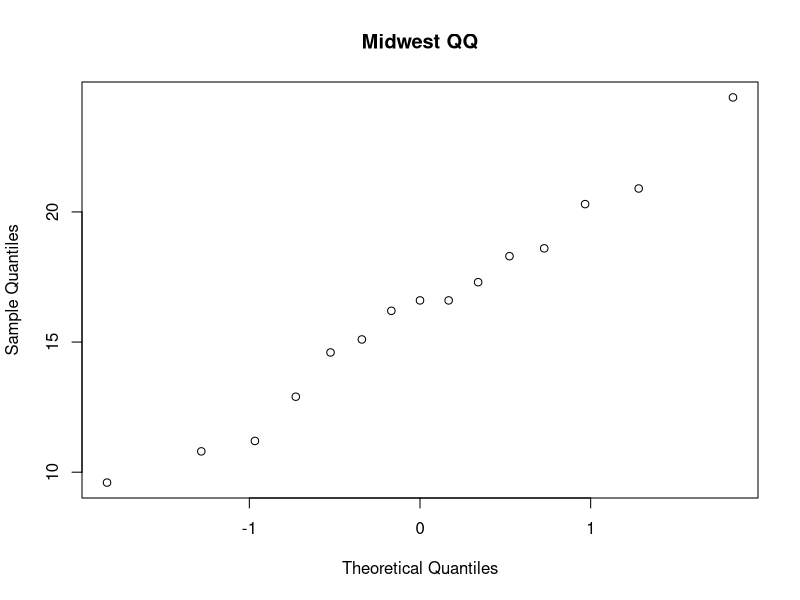
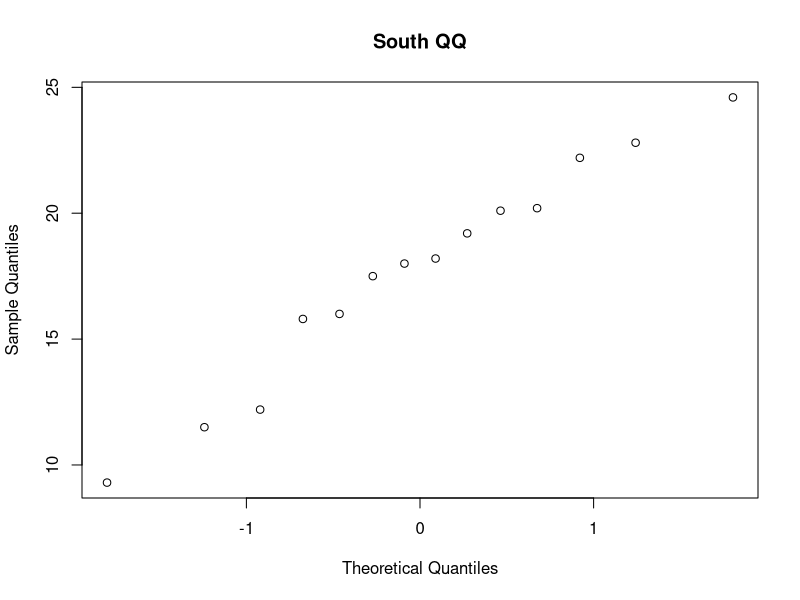
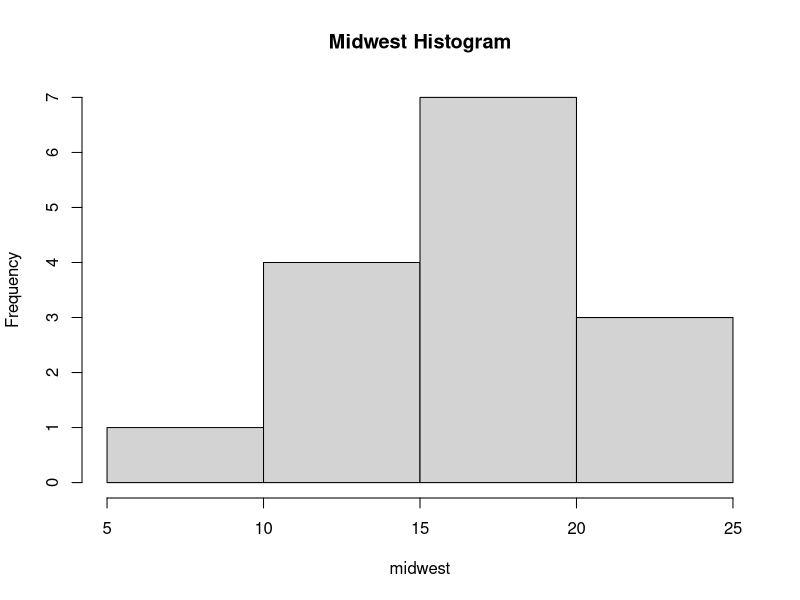
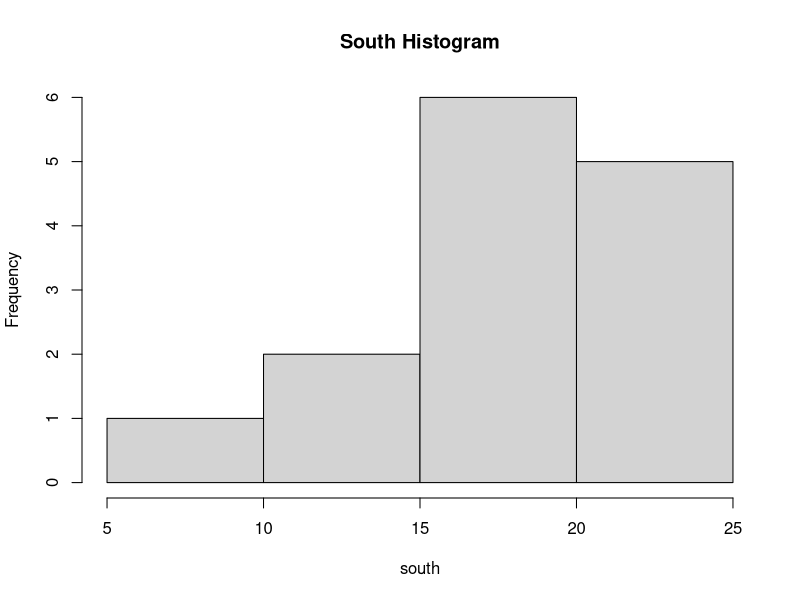
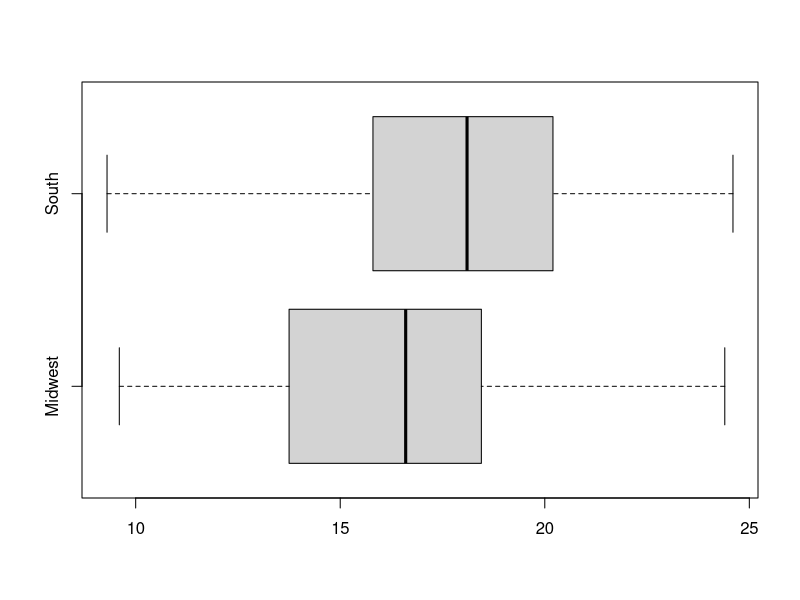
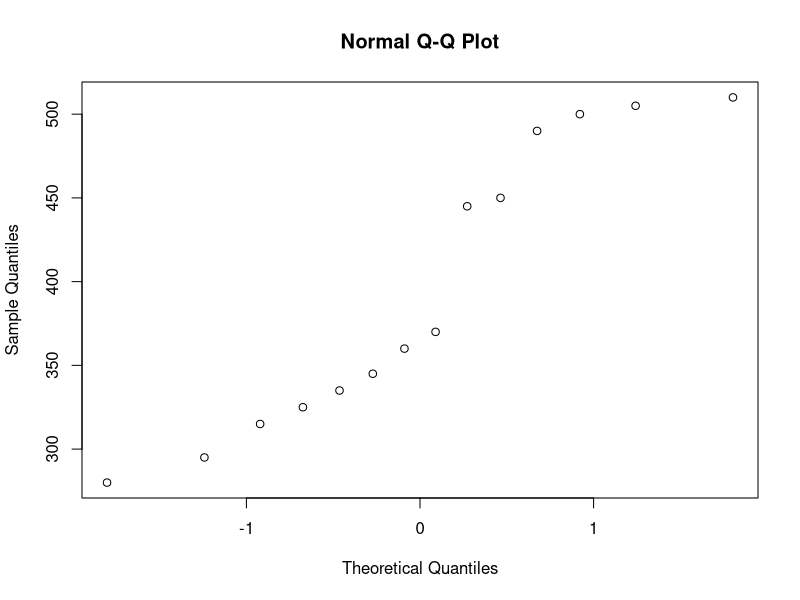
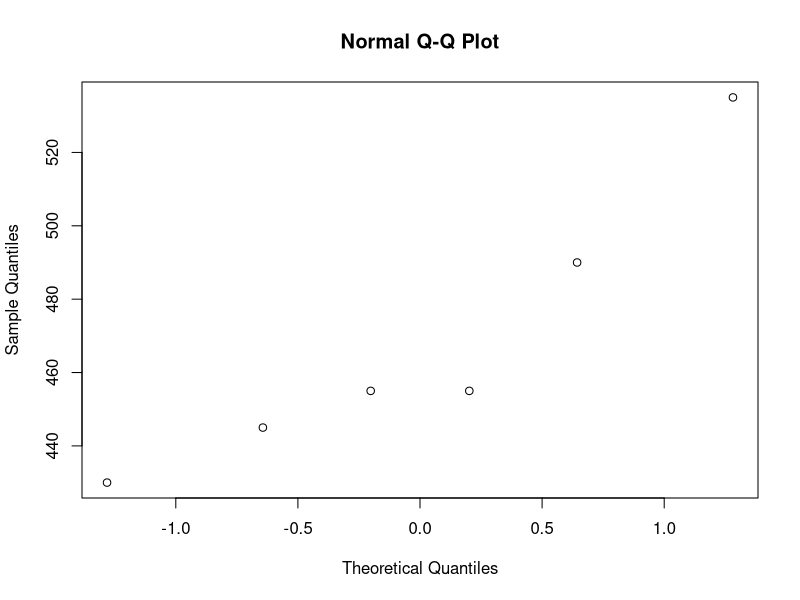
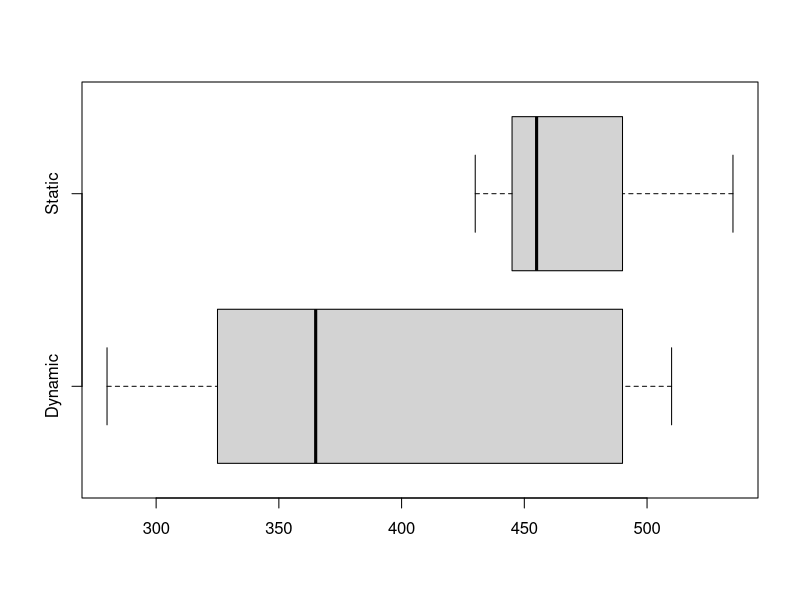

Write the R code that produced these figures, in order.
## ---- chunk 1
knitr::opts_chunk$set(echo = TRUE)
## ---- chunk 2
midwest = c(16.2, 12.9, 17.3, 14.6, 18.6, 10.8, 11.2, 16.6, 16.6, 24.4, 20.3, 20.9, 9.6, 15.1, 18.3)
south = c(22.2, 19.2, 9.3, 24.6, 20.2, 15.8, 18.0, 12.2, 20.1, 16.0, 17.5, 18.2, 22.8, 11.5)
name = c("Midwest", "South")
qqnorm(midwest, main = "Midwest QQ")
qqnorm(south, main = "South QQ")
hist(midwest, main = "Midwest Histogram")
hist(south, main = "South Histogram")
boxplot(midwest, south, horizontal = T, names = name)
mean(midwest)
mean(south)
sd(midwest)
sd(south)
## ---- chunk 3
t.test(midwest, south, var.equal=TRUE, mu=0, alternative = "two.sided", conf.level = 0.90)
## ---- chunk 4
Dynamic = c(370, 360, 510, 445, 295, 315, 490, 345, 450, 505, 335, 280, 325, 500)
Static = c(430, 445, 455, 455, 490, 535)
qqnorm(Dynamic)
qqnorm(Static)
boxplot(Dynamic, Static, horizontal = T, names = c("Dynamic", "Static"))
## ---- chunk 5
t.test(Dynamic, Static, var.equal=TRUE, mu=0, alternative = "less")
## ---- chunk 6
t.test(Dynamic, Static, var.equal=TRUE, mu=0, alternative = "two.sided", conf.level = 0.95)
## ---- chunk 7
A = c(23.1, 21.4, 31.6, 34.5, 21.9, 36.0, 30.2, 33.1, 39.5)
B = c(32.7, 36.8, 39.1, 37.3, 40.3, 46.8, 41.4, 53.0, 55.6, 54.1, 28.3)
barplot(A, ylim = c(0, 60), name = "Technique A")
barplot(B, ylim = c(0, 60), name = "Technique B")
qqnorm(A)
qqnorm(B)
boxplot(A,B, horizontal = T, names = c("A", "B"))
mean(A)
mean(B)
sd(A)
sd(B)
## ---- chunk 8
s.pooled=sqrt(((length(A)-1)*(sd(A))^2+(length(B)-1)*(sd(B))^2)/(length(A)-1+length(B)-1))
se.diff<-sqrt(s.pooled^2/10+s.pooled^2/12)
t.obs<-((mean(A)-mean(B))-0)/se.diff
# Here's one way to do the bootstrap for a difference of two means in R: 
# dat1 and dat2 are data from the two groups. nboot is the number of resamples.
#Notice obsdiff is computed as mean(dat1)-mean(dat2) - order matters!
boottwo = function(dat1, dat2, nboot) {
  bootstat = numeric(nboot)
  obsdiff = mean(dat1) - mean(dat2)
  n1 = length(dat1)
  n2 = length(dat2)
  for(i in 1:nboot) {
    samp1 = sample(dat1, size = n1, replace = T)
    samp2 = sample(dat2, size = n2, replace = T)
    bootmean1 = mean(samp1)
    bootmean2 = mean(samp2)
    bootvar1 = var(samp1)
    bootvar2 = var(samp2)
    bootstat[i] = ((bootmean1 - bootmean2) - obsdiff)/sqrt((bootvar1/n1) + (bootvar2/n2))
}
  return(bootstat)
}

B2 = 10000
set.seed(1)
boot = boottwo(A, B, B2) 
hist(boot)

(t.obs = (mean(A) - mean(B)) /
         sqrt(var(A) / length(A)  + var(B) / length(B)))

(m.low  = sum(boot < t.obs))
(m.high = sum(boot > t.obs))
2 * (p.val = m.low / B2)
## ---- chunk 9
t.test(A, B, var.equal=FALSE, alternative="two.sided")
